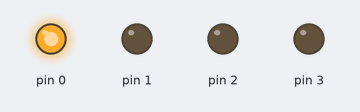
This sketch was run on a simulated Arduino Uno, built with avr-gcc and run on an emulated ATmega328P. On the bench: output pins drawn as LEDs (lit = HIGH).

Above: at 0.2 s.
At 0.7 s:
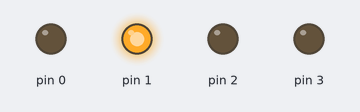
At 1.2 s:
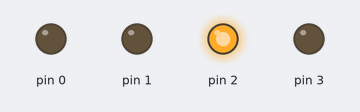
At 5.0 s:
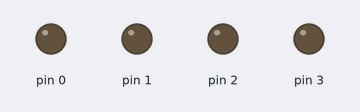
At 9.7 s:
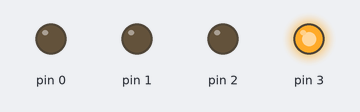
Timing chart, 0 to 10.4 s (numbered marks = the images above):
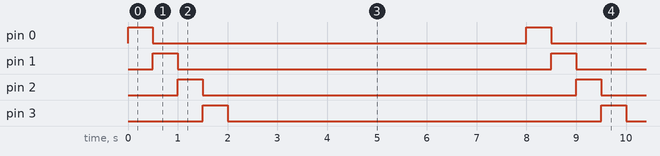

Measured:
- by itself, pin 0–3: alternates HIGH for 0.50 s and LOW for 7.5 s
- by itself, everything shown: repeats every 8.0 s, in 5 steps

The sketch:

_01_layercontrol.ino
```cpp
/*
  layertest
  Test layer control on my 4x4x4 led cube. Layer transistors are directly connect to pin 0-3

  This code is in the public domain.
 */

int cnt = 0;

void setup() {
  DDRD = B00001111;
}

void loop() {
  int x = 1<<cnt;
  PORTD = x;

  cnt ++;
  cnt = cnt & 0xF;

  delay(500);
}
```
